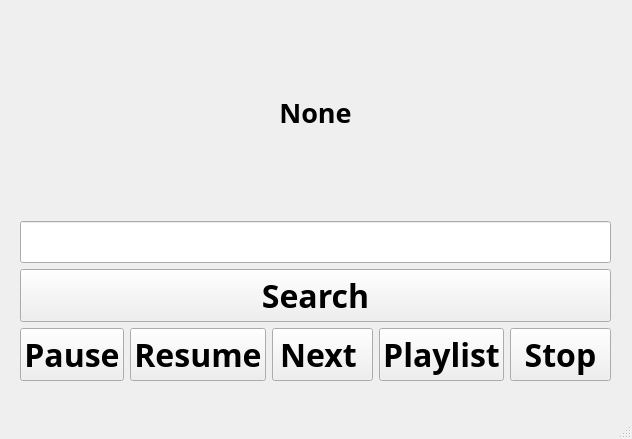
<?xml version="1.0" encoding="UTF-8"?>
<ui version="4.0">
 <class>MusicWindow</class>
 <widget class="QMainWindow" name="MusicWindow">
  <property name="geometry">
   <rect>
    <x>0</x>
    <y>0</y>
    <width>632</width>
    <height>439</height>
   </rect>
  </property>
  <property name="windowTitle">
   <string>MainWindow</string>
  </property>
  <widget class="QWidget" name="centralwidget">
   <widget class="QWidget" name="verticalLayoutWidget">
    <property name="geometry">
     <rect>
      <x>20</x>
      <y>10</y>
      <width>591</width>
      <height>371</height>
     </rect>
    </property>
    <layout class="QVBoxLayout" name="verticalLayout">
     <item>
      <widget class="QLabel" name="music_name">
       <property name="font">
        <font>
         <family>Adobe Arabic</family>
         <pointsize>20</pointsize>
         <weight>75</weight>
         <bold>true</bold>
        </font>
       </property>
       <property name="text">
        <string>None</string>
       </property>
       <property name="alignment">
        <set>Qt::AlignCenter</set>
       </property>
      </widget>
     </item>
     <item>
      <widget class="QLineEdit" name="input_label">
       <property name="sizePolicy">
        <sizepolicy hsizetype="Expanding" vsizetype="Fixed">
         <horstretch>0</horstretch>
         <verstretch>0</verstretch>
        </sizepolicy>
       </property>
       <property name="maximumSize">
        <size>
         <width>16777215</width>
         <height>16777215</height>
        </size>
       </property>
       <property name="font">
        <font>
         <family>Adobe Arabic</family>
         <pointsize>18</pointsize>
        </font>
       </property>
       <property name="text">
        <string/>
       </property>
      </widget>
     </item>
     <item>
      <widget class="QPushButton" name="search_button">
       <property name="font">
        <font>
         <family>Adobe Arabic</family>
         <pointsize>24</pointsize>
         <weight>75</weight>
         <bold>true</bold>
        </font>
       </property>
       <property name="text">
        <string>Search</string>
       </property>
      </widget>
     </item>
     <item>
      <layout class="QHBoxLayout" name="horizontalLayout">
       <item>
        <widget class="QPushButton" name="pause_button">
         <property name="font">
          <font>
           <family>Adobe Arabic</family>
           <pointsize>24</pointsize>
           <weight>75</weight>
           <bold>true</bold>
          </font>
         </property>
         <property name="text">
          <string>Pause</string>
         </property>
        </widget>
       </item>
       <item>
        <widget class="QPushButton" name="resume_button">
         <property name="font">
          <font>
           <family>Adobe Arabic</family>
           <pointsize>24</pointsize>
           <weight>75</weight>
           <bold>true</bold>
          </font>
         </property>
         <property name="text">
          <string>Resume</string>
         </property>
        </widget>
       </item>
       <item>
        <widget class="QPushButton" name="next_song_button">
         <property name="font">
          <font>
           <family>Adobe Arabic</family>
           <pointsize>24</pointsize>
           <weight>75</weight>
           <bold>true</bold>
          </font>
         </property>
         <property name="text">
          <string>Next </string>
         </property>
        </widget>
       </item>
       <item>
        <widget class="QPushButton" name="playlist_button">
         <property name="font">
          <font>
           <family>Adobe Arabic</family>
           <pointsize>24</pointsize>
           <weight>75</weight>
           <bold>true</bold>
          </font>
         </property>
         <property name="text">
          <string>Playlist</string>
         </property>
        </widget>
       </item>
       <item>
        <widget class="QPushButton" name="stop_button">
         <property name="font">
          <font>
           <family>Adobe Arabic</family>
           <pointsize>24</pointsize>
           <weight>75</weight>
           <bold>true</bold>
          </font>
         </property>
         <property name="text">
          <string>Stop</string>
         </property>
        </widget>
       </item>
      </layout>
     </item>
    </layout>
   </widget>
  </widget>
  <widget class="QMenuBar" name="menubar">
   <property name="geometry">
    <rect>
     <x>0</x>
     <y>0</y>
     <width>632</width>
     <height>26</height>
    </rect>
   </property>
  </widget>
  <widget class="QStatusBar" name="statusbar"/>
 </widget>
 <resources/>
 <connections/>
</ui>
